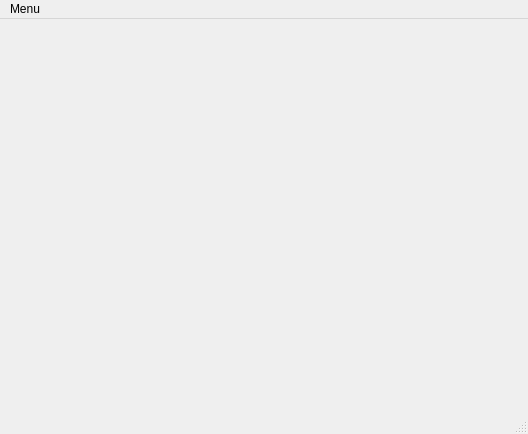
<?xml version="1.0" encoding="UTF-8"?>
<ui version="4.0">
 <class>MainWindow</class>
 <widget class="QMainWindow" name="MainWindow">
  <property name="geometry">
   <rect>
    <x>0</x>
    <y>0</y>
    <width>528</width>
    <height>434</height>
   </rect>
  </property>
  <property name="windowTitle">
   <string>MainWindow</string>
  </property>
  <widget class="QWidget" name="centralwidget">
   <widget class="QWidget" name="gridLayoutWidget">
    <property name="geometry">
     <rect>
      <x>-1</x>
      <y>-1</y>
      <width>531</width>
      <height>411</height>
     </rect>
    </property>
    <layout class="QGridLayout" name="gridLayout">
     <property name="leftMargin">
      <number>3</number>
     </property>
     <property name="topMargin">
      <number>3</number>
     </property>
     <property name="rightMargin">
      <number>3</number>
     </property>
     <property name="bottomMargin">
      <number>3</number>
     </property>
     <property name="spacing">
      <number>1</number>
     </property>
    </layout>
   </widget>
  </widget>
  <widget class="QMenuBar" name="menubar">
   <property name="geometry">
    <rect>
     <x>0</x>
     <y>0</y>
     <width>528</width>
     <height>21</height>
    </rect>
   </property>
   <widget class="QMenu" name="menuMenu">
    <property name="title">
     <string>Menu</string>
    </property>
    <addaction name="actionNew"/>
   </widget>
   <addaction name="menuMenu"/>
  </widget>
  <widget class="QStatusBar" name="statusbar"/>
  <action name="actionNew">
   <property name="text">
    <string>New...</string>
   </property>
  </action>
 </widget>
 <resources/>
 <connections/>
</ui>
